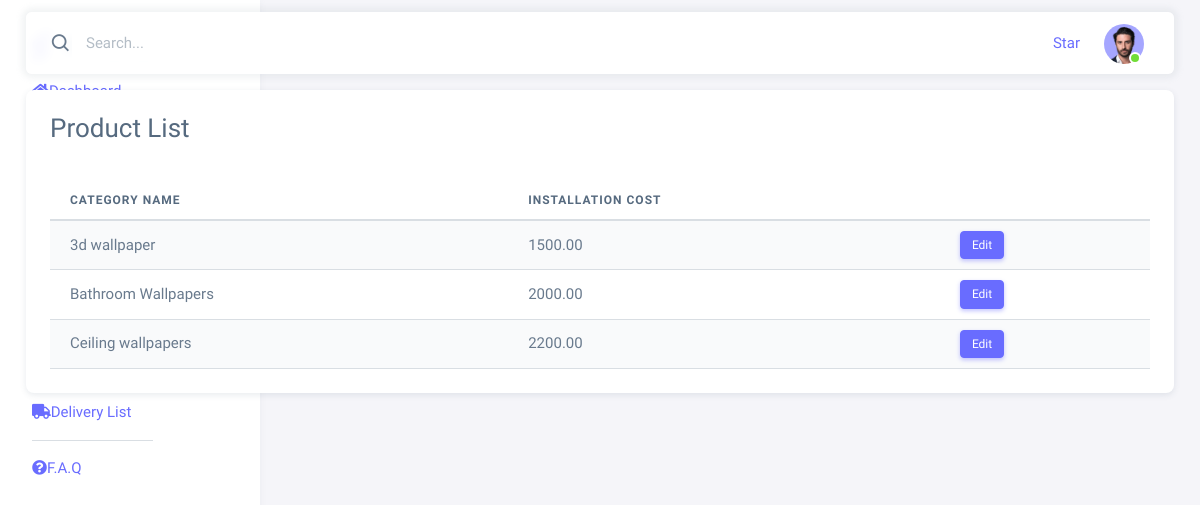
Screenshot of /inventory/category-list/ (signed in) with the database file from the repository.
### inventory/models.py (models this page shows, shortened)
class Category(models.Model):
	name = models.CharField(max_length=250)
	installation_cost = MoneyField(max_digits=10, decimal_places=2, default_currency='KES', null=True)

### inventory/views.py (the view)
# urls.py: path('category-list/', CategoryListView.as_view(), name='category-list'),
class CategoryListView(LoginRequiredMixin, ListView):
    model = Category
    template_name = 'inventory/includes/category_list.html'
    context_object_name = 'categories'

### templates/inventory/includes/category_list.html
{% extends 'inventory/layouts/base.html' %}
{% block content %}
    <div class="container-fluid mt-3">
        <div class="row">
            <div class="col-lg-12">
                <div class="card">
                    <div class="card-header">
                        <h3 class="card-title">Product List</h3>
                    </div>
                    <div class="card-body">
                        <div class="table-responsive">
                            <table class="table table-striped table-hover">
                                <thead>
                                    <tr>
                                        <th>Category Name</th>
                                        <th>Installation Cost</th>
                                    </tr>
                                </thead>
                                <tbody>
                                    {% for category in object_list %}
                                        <tr>
                                            <td>{{ category.name }}</td>
                                            <td>{{ category.installation_cost }}</td>
                                            <td>
                                                <a href="#" class="btn btn-primary btn-sm">Edit</a>
                                            </td>
                                        </tr>
                                    {% empty %}
                                        <tr>
                                            <td colspan="5">No products found.</td>
                                        </tr>
                                    {% endfor %}
                                </tbody>
                            </table>
                        </div>
                    </div>
                </div>
            </div>
        </div>
    </div>
{% endblock %}

### rows the page displays
Category: name "3d wallpaper", installation_cost "1500.00"
Category: name "Bathroom Wallpapers", installation_cost "2000.00"
Category: name "Ceiling wallpapers", installation_cost "2200.00"
